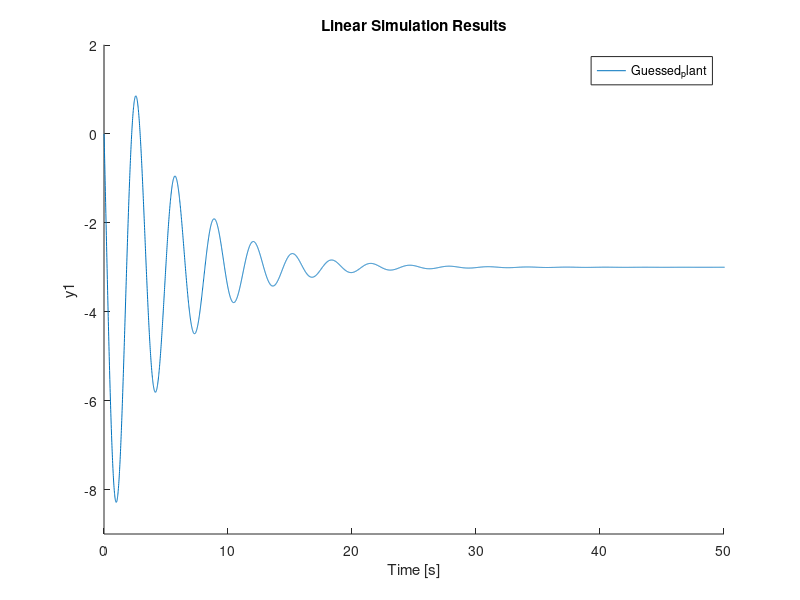

Write the MATLAB code that produced this figure. (Note: this script raises an error after producing the figure.)
%--------------------------------------------------------
% Adaptive Control, where Plant parameter are known
%--------------------------------------------------------
clear;clc;

%% Known parameter of True Plant
True_plant_Zp = [1 2];
True_plant_Kp = -0.5;
True_plant_Rp = [1 0.4 4.3];
True_plant = tf([True_plant_Kp*True_plant_Zp],[True_plant_Rp]);

%% Reference Model
time_const = 0.2;
Ref_plant_Rm = [1 1/time_const];
Ref_plant_Km = 1/time_const;
Ref_plant = tf(Ref_plant_Km,[Ref_plant_Rm]);
%% Guessed Plant to get initial value of adaptive parameter
Nat_freq = 2;
Damp_rat = 0.1;
Guessed_plant_Kp = -0.3*(Nat_freq^2);
Guessed_plant_Zp = [1 1];
Guessed_plant_Rp = [1 2*Damp_rat*Nat_freq Nat_freq^2];
Guessed_plant = tf(Guessed_plant_Zp*(Guessed_plant_Kp),Guessed_plant_Rp);
tsim = (0:0.01:100);
usim = [0 ones(1,size(tsim,2)-1)*10]';
figure;
hold on;
lsim(Guessed_plant,usim,tsim);
grid;
axis([0 50 -9 2]);
hold off;
roots(Guessed_plant_Rp)

%% Diophantine Solution & Adaptive Gains
% Choosing Parameter for Non Minimal filter T
push_root = 100; %to set the roots of T, multiple away from plant's poles
dampw = push_root*Nat_freq;
dampT = 0.1;
t1 = 2*dampT*dampw;
t2 = dampw^2;
T_filt = [1 t1 t2];
roots(T_filt)

% Finding polynom E,F,F_bar,G_bar,G1,and Kr of guessed plant
E = [1 1/time_const + t1 - Guessed_plant_Rp(2)];
F = [t2 + (1/time_const)*t1 - Guessed_plant_Rp(3) - Guessed_plant_Rp(2)*E(2) (1/time_const)*t2 - Guessed_plant_Rp(3)*E(2)];
G_bar = conv(E,Guessed_plant_Zp);
F_bar = F/Guessed_plant_Kp;
G1 = G_bar - T_filt;
G1 = G1(2:3);

% Initial Adaptive Parameter
Kr = Ref_plant_Km/Guessed_plant_Kp;
Theta_init_bar = [(-1)*fliplr(F_bar) (-1)*fliplr(G1) Kr];

%% State Space of Non Minimal filter T & Gamma Setting
% Input Filter State Space, Filter output = [wu, swu]
AT_filt_U = [0 1;-t2 -t1];
BT_filt_U = [0;1];
CT_filt_U = [1 0; 0 1];
DT_filt_U = [0;0];

% Output Filter State Space, Filter output = [wy, swy]
AT_filt_Y = [0 1;-t2 -t1];
BT_filt_Y = [0;1];
CT_filt_Y = [1 0; 0 1];
DT_filt_Y = [0;0];

% Gamma setting
Gamma = 10*[1 0 0 0 0;0 1 0 0 0;0 0 1 0 0;0 0 0 1 0;0 0 0 0 1];

%% Plant's dynamic through non-minimal states
nm_A = [0 1 0 0;
    (-1*Guessed_plant_Rp(3)) (-1*Guessed_plant_Rp(1)) Guessed_plant_Zp(2)*Guessed_plant_Kp Guessed_plant_Zp(1)*Guessed_plant_Kp;
    0 0 0 1;
    0 0 -1*T_filt(3) -1*T_filt(2)];
nm_B = [0 0 0 1]';
nm_C = [T_filt(3)-Guessed_plant_Rp(3) T_filt(2)-Guessed_plant_Rp(2) Guessed_plant_Zp(2)*Guessed_plant_Kp Guessed_plant_Zp(1)*Guessed_plant_Kp]';
syms s;
non_minimal_tf = (nm_C'/(s*eye(4)-nm_A))*nm_B;
[nonum, noden] = numden(non_minimal_tf);

%% Dynamic of Adaptive Parameter (State Transition Matrices)

Atheta = zeros(5,5);
Btheta = -1*sign(Guessed_plant_Kp)*Gamma;
Ctheta = eye(5);
Dtheta = zeros(5,5);

%% Getting exact adaptive parameter for comparison purposes

T_filt_exact = [1 t1 t2];
E_exact = [1 1/time_const + t1 - True_plant_Rp(2)];
F_exact = [t2 + (1/time_const)*t1 - True_plant_Rp(3) - True_plant_Rp(2)*E(2) (1/time_const)*t2 - True_plant_Rp(3)*E(2)];

% Theta star vector ,ie : exact [-f2,-f1,-g2,-g1]
G_bar_exact = conv(E_exact,True_plant_Zp);
F_bar_exact = F/True_plant_Kp;
G1_exact = G_bar_exact - T_filt_exact;
G1_exact = G1_exact(2:3);

% Non-adaptive reference gain
Kstar_R_exact = Ref_plant_Km/True_plant_Kp;

% Theta bar star
Theta_star_bar = [(-1)*fliplr(F_bar_exact) (-1)*fliplr(G1_exact) Kstar_R_exact];

